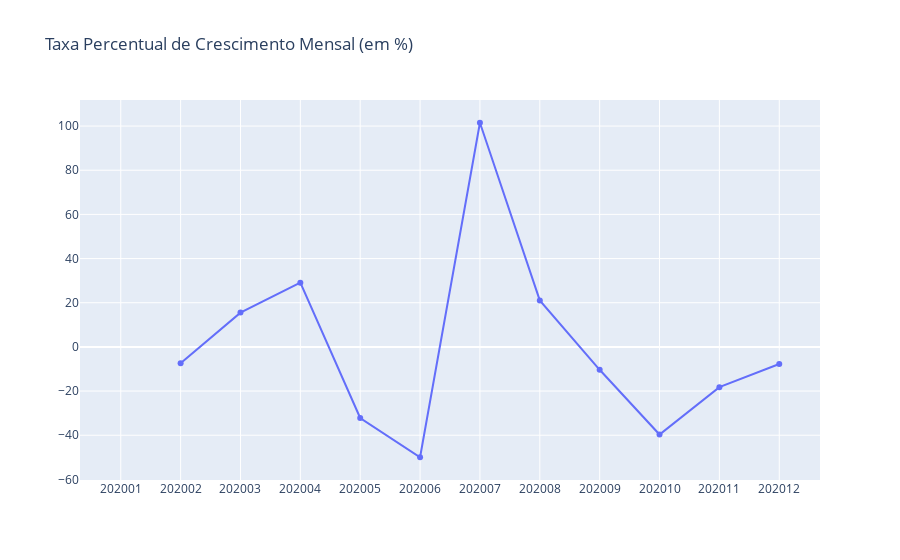

Write notebook code for a chart like this one.
### Code cell
# Visualização de 2020

# Filtrar apenas ano 2020
plot_data = [go.Scatter(x = df_faturamento.query('AnoMes < 202101')['AnoMes'],
                        y = df_faturamento.query('AnoMes < 202101')['CrescimentoMensal'],)]

plot_layout = go.Layout(xaxis = {'type': 'category'},
                        title = 'Taxa Percentual de Crescimento Mensal (em %)')

# Plotagem
fig = go.Figure(data = plot_data, layout = plot_layout)
pyoff.iplot(fig)

### Figure 1 — Plotly figure (JSON) as saved in the notebook; plotly's stock layout.template omitted (floating-point values rounded to 4 significant figures)
{"data": [{"type": "scatter", "x": [202001, 202002, 202003, 202004, 202005, 202006, 202007, 202008, 202009, 202010, 202011, 202012], "y": [null, -7.375, 15.52, 29.1, -32.2, -49.97, 101.5, 21.04, -10.37, -39.68, -18.22, -7.765]}], "layout": {"title": {"text": "Taxa Percentual de Crescimento Mensal (em %)"}, "xaxis": {"type": "category"}}}
